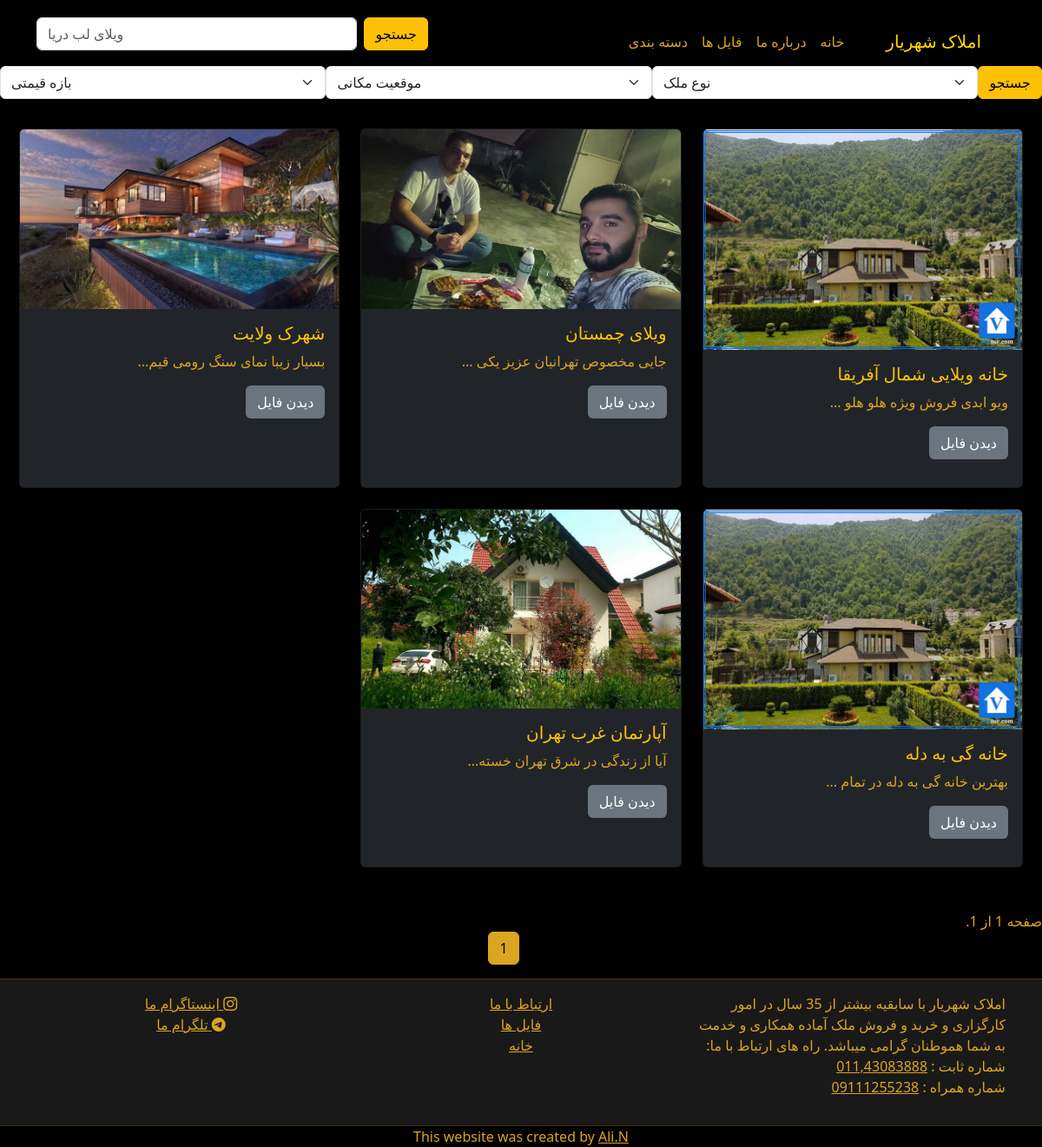
The app's page /files/, older data.
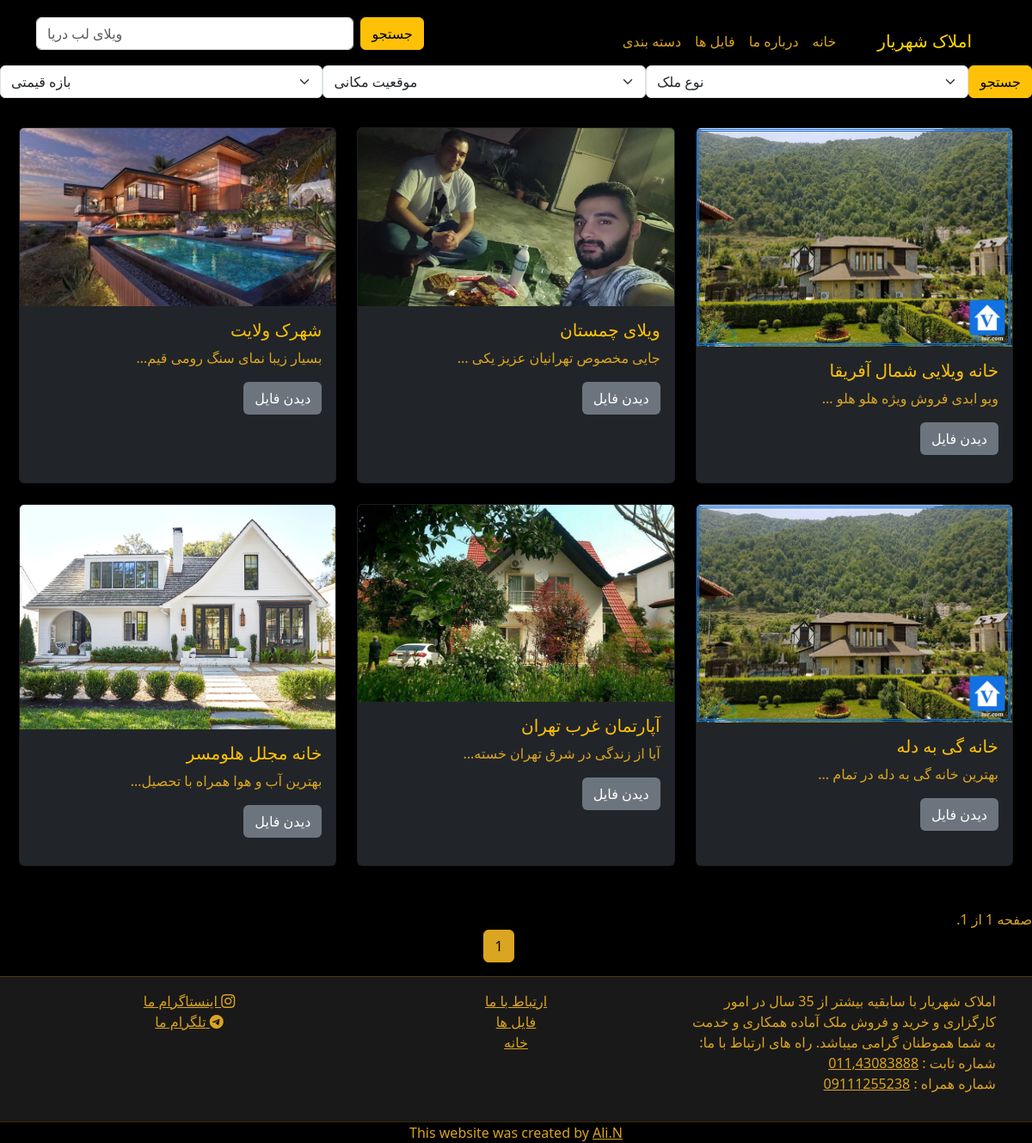
The same page, newer data.
### pages/models.py (models this page shows, shortened)
class CaseModel(models.Model):
    title = models.CharField(max_length=120)
    description = models.TextField()
    date = models.DateTimeField(auto_now_add=True)
    image = models.ImageField(upload_to='images')
    image2 = models.ImageField(upload_to='images', null=True, blank=True, default=None)
    image3 = models.ImageField(upload_to='images', null=True, blank=True, default=None)
    image4 = models.ImageField(upload_to='images', null=True, blank=True, default=None)
    slug = models.SlugField(max_length=32, unique=True, allow_unicode=True, blank=True)
    location = models.ForeignKey(to=LocationCategory, on_delete=models.PROTECT, blank=True, null=True)
    price_range = models.ForeignKey(to=PriceCategory, on_delete=models.PROTECT, blank=True, null=True, default=2)
    type_r = models.ForeignKey(to=TypeCategory, on_delete=models.PROTECT, blank=True, null=True,)
    def get_absolute_url(self):
        return reverse("file_page", kwargs={"slug": self.slug})

### pages/views.py (the view)
# urls.py: path('files/', FilesListView.as_view(), name='files_page'),
class FilesListView(ListView):
    model = CaseModel
    template_name = 'pages/files.html'
    context_object_name = 'cases'
    paginate_by = 12
    def get_context_data(self, **kwargs: Any) -> dict[str, Any]:
        context = super().get_context_data(**kwargs)
        context['price_category'] = PriceCategory.objects.all()
        context['location_category'] = LocationCategory.objects.all()
        context['type_categoty'] = TypeCategory.objects.all()
        return context

### templates/pages/files.html (shortened to what this page needs)
{% extends "base.html" %}
{% block content %}
<form action="{% url "filtered_results" %}" method='get' style="direction: ltr; align-self: center;" class="d-flex" role="search">
  <select name="q1" class="form-select" aria-label="Default select example">
    <option selected value=NULL>بازه قیمتی</option>
  </select>
  <select name="q2" class="form-select" aria-label="Default select example">
    <option selected value=NULL>موقعیت مکانی</option>
  </select>
  <select name="q3" class="form-select" aria-label="Default select example">
    <option selected value=NULL>نوع ملک</option>
  </select>
  <button class="btn btn-warning" type="submit">جستجو</button>
</form>
<div style="margin: 10px;" class="row row-cols-1 row-cols-md-3 g-4">
    {% for case in cases%}
    <div class="col">
      <div class="card h-100 text-bg-dark mb-3">
        <img src={{ case.image.url }} class="card-img-top" alt="فایل املاک">
        <div class="card-body">
          <h5 class="card-title text-warning">{{ case.title }}</h5>
          <p style="color: goldenrod;" class="card-text">{{ case.description|slice:30 }}...</p>
          <a href={{ case.get_absolute_url }} class="btn text-bg-secondary">دیدن فایل</a>
        </div>
      </div>
    </div>
    {% endfor %}
</div>
<div style="margin-top: 50px;" class="pagination">
    <span style="text-align: right; align-items: flex-end;" class="step-links">
        <span style="text-align: right;" class="current">
            صفحه {{ page_obj.number }} از {{ page_obj.paginator.num_pages }}.
        </span>
    </span>
</div>
<nav aria-label="Page navigation example">
    <ul class="pagination justify-content-center">
      <li class="page-item active"><a class="page-link" href="?page={{ page_obj.number }}" aria-current="page">{{ page_obj.number }}</a></li>
    </ul>
</nav>
{% endblock content %}

### templates/base.html (shortened to what this page needs)
<!DOCTYPE html>
<html lang="en">
<head>
    {% load static %}
    <link rel="stylesheet" href="https://cdn.jsdelivr.net/npm/bootstrap-icons@1.11.1/font/bootstrap-icons.css">
    <link href="https://cdn.jsdelivr.net/npm/bootstrap@5.3.2/dist/css/bootstrap.min.css" rel="stylesheet">
</head>
<body style="background-color: black; color: goldenrod; direction:rtl">
  <header>
    <div style="direction: rtl;margin-top: 10px;" class="container text-center">
      <div class="row">
        <div style="margin-top: 10px; display: flex;"  class="col-6">
          <nav style="direction: rtl;" class="navbar navbar-expand-lg bg-body-dark">
            <div style="display: flex;" class="container-fluid">
              <a style="color: gold;" class="navbar-brand" href="{% url "home_page" %}">املاک شهریار</a>
              <div class="collapse navbar-collapse" id="navbarSupportedContent">
                <ul class="navbar-nav me-auto mb-2 mb-lg-0">
                  <li class="nav-item">
                    <a style="color: goldenrod;" class="nav-link active" aria-current="page" href="{% url "home_page" %}">خانه</a>
                  </li>
                  <li class="nav-item">
                    <a class="nav-link" href="{% url "about_page" %}">درباره ما</a>
                  </li>
                  <li class="nav-item">
                    <a class="nav-link" href="{% url "files_page" %}">فایل ها</a>
                  </li>
                  <li class="nav-item">
                    <a class="nav-link" href="{% url "categories_page" %}">دسته بندی</a>
                  </li>
                </ul>
              </div>
            </div>
          </nav>
        </div>
        <div style="margin-top: 10px;" class="col-1"></div>
        <div style="margin-top: 10px;" class="col-5">
          <form action="{% url "search_results" %}" method='get' style="direction: ltr; align-self: center;" class="d-flex" role="search">
            <input name='q' class="form-control me-2" type="text" placeholder="ویلای لب دریا" aria-label="Search">
            <button class="btn btn-warning" type="submit">جستجو</button>
          </form>
        </div>
      </div>
    </div>
  </header>
    {% block content %}
    {% endblock content %}
    <footer style="text-align: center; align-items: center; background-color: rgb(26, 25, 25);">
      <hr>
      <div style="direction: rtl;" class="container text-center">
        <div class="row">
          <div class="col">
            <p style="align-items: right; text-align: right;">
              املاک شهریار با سابقیه بیشتر از 35 سال در امور کارگزاری و خرید و فروش ملک آماده همکاری و خدمت به شما هموطنان گرامی میباشد. راه های ارتباط با ما:
              <br>
              شماره ثابت : <a href="tel:01143083888">011,43083888</a>
              <br>
              شماره همراه : <a href="tel:09111255238">09111255238</a>
            </p>
          </div>
          <div class="col">
            <a href="{% url "about_page" %}"> ارتباط با ما</a><br>
            <a href="{% url "files_page" %}">فایل ها</a><br>
            <a href="{% url "home_page" %}">خانه</a>
          </div>
          <div class="col">
            <a class="bi bi-instagram" href="https://www.instagram.com/amlak_shahriarr/"> اینستاگرام ما</a><br>
            <a class="bi bi-telegram" href="https://t.me/freeproxy2023"> تلگرام ما</a>
          </div>
        </div>
      </div>
      <div style="background-color: black;">
        <hr style="margin-bottom: 0px;">
        This website was created by
        <a href="https://github.com/alishah79">Ali.N</a>
      </div>
    </footer>
</body>
</html>

### templates/base.html (style rules this page uses)
.nav-link { color: goldenrod; }
.card { display:inline-block; }
a { color: goldenrod; }

### templates/pages/files.html (style rules this page uses)
.pagination > li > a { background-color: dimgray; color: goldenrod; border-color: yellow }
.pagination > .active > a { color: black; background-color: goldenrod !Important; border: solid 1px goldenrod !Important; }

Row changes from the older to the newer data that the page shows:
added CaseModel: image (picture), title "خانه مجلل هلومسر", description "بهترین آب و هوا همراه با تحصیل"
